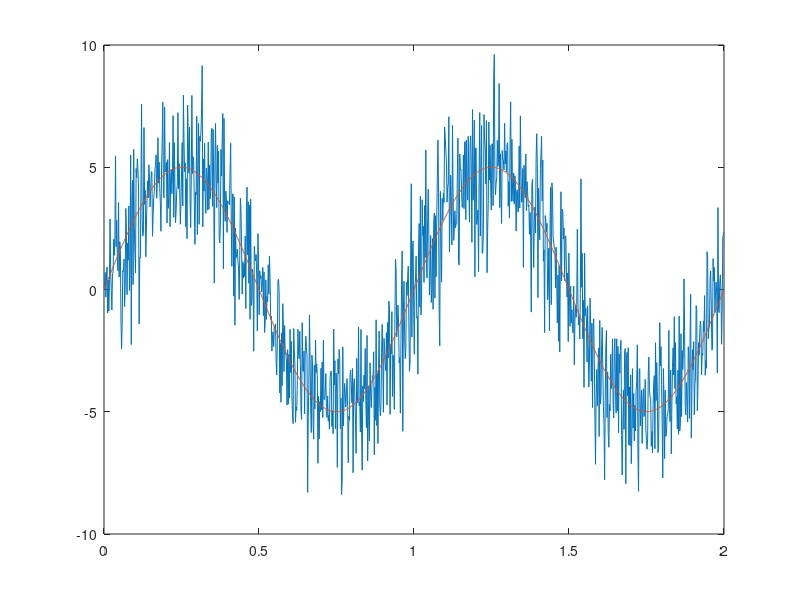

Source code (MATLAB): (Note: this script raises an error after producing the figure.)
hold off;
clear;
rng shuffle;
subplot(1, 1, 1);

N = 1024; % number of points
T = 1; % period [ms]
f = 1/T; % frequency [KHz]
M = 2; % number of period
t = linspace(0, M*T, N);

Tc = (M*T) / N; % sampling period [ms]
fc = 1/Tc; % sampling frequency [KHz]

A = 5; % amplitude of no noise signal
y_signal = A * sin(2*pi*f*t);
y_noise = (A/3) * randn(1, N);

y = y_signal + y_noise;
plot(t, y);
hold on;
plot(t, y_signal);
pause;
hold off;

histogram(y_noise, "NumBins", 25, "Normalization", "pdf");
pause;

spectrum = fft(y);
B = abs(spectrum);
frequencies = fc/N * (1:N/2);
B = [B(1) 2*B(2:N/2)];
subplot(2, 1, 1);
plot(frequencies, B / N)
title("Spectrum");

subplot(2, 1, 2);
grid on;
hold on;
pwelch(y, [], [], [], fc);
pwelch(y_noise, [], [], [], fc);
legend("Plot from fft", "pwelch noise", "pwelch signal with noise");
